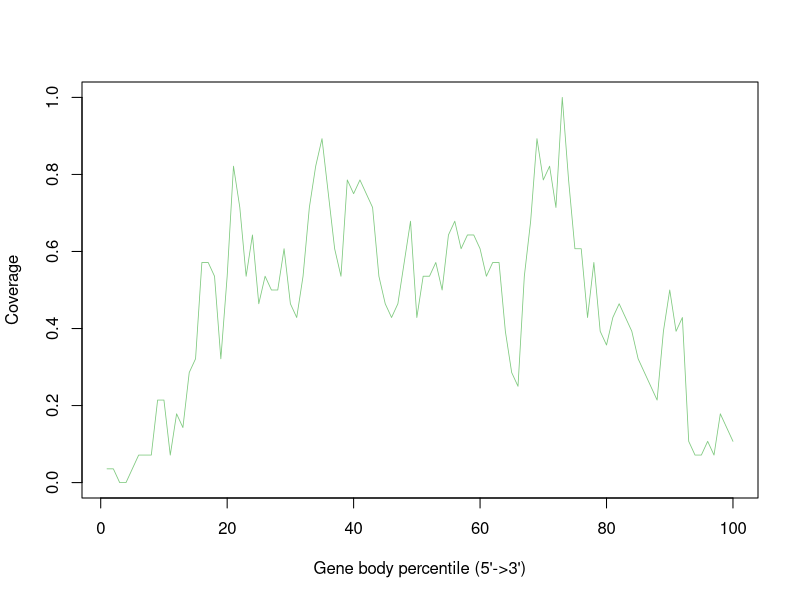

Recreate this plot in R.
GSM4486039_Aligned.sortedByCoord_sorted.out <- c(0.03571428571428571,0.03571428571428571,0.0,0.0,0.03571428571428571,0.07142857142857142,0.07142857142857142,0.07142857142857142,0.21428571428571427,0.21428571428571427,0.07142857142857142,0.17857142857142858,0.14285714285714285,0.2857142857142857,0.32142857142857145,0.5714285714285714,0.5714285714285714,0.5357142857142857,0.32142857142857145,0.5357142857142857,0.8214285714285714,0.7142857142857143,0.5357142857142857,0.6428571428571429,0.4642857142857143,0.5357142857142857,0.5,0.5,0.6071428571428571,0.4642857142857143,0.42857142857142855,0.5357142857142857,0.7142857142857143,0.8214285714285714,0.8928571428571429,0.75,0.6071428571428571,0.5357142857142857,0.7857142857142857,0.75,0.7857142857142857,0.75,0.7142857142857143,0.5357142857142857,0.4642857142857143,0.42857142857142855,0.4642857142857143,0.5714285714285714,0.6785714285714286,0.42857142857142855,0.5357142857142857,0.5357142857142857,0.5714285714285714,0.5,0.6428571428571429,0.6785714285714286,0.6071428571428571,0.6428571428571429,0.6428571428571429,0.6071428571428571,0.5357142857142857,0.5714285714285714,0.5714285714285714,0.39285714285714285,0.2857142857142857,0.25,0.5357142857142857,0.6785714285714286,0.8928571428571429,0.7857142857142857,0.8214285714285714,0.7142857142857143,1.0,0.7857142857142857,0.6071428571428571,0.6071428571428571,0.42857142857142855,0.5714285714285714,0.39285714285714285,0.35714285714285715,0.42857142857142855,0.4642857142857143,0.42857142857142855,0.39285714285714285,0.32142857142857145,0.2857142857142857,0.25,0.21428571428571427,0.39285714285714285,0.5,0.39285714285714285,0.42857142857142855,0.10714285714285714,0.07142857142857142,0.07142857142857142,0.10714285714285714,0.07142857142857142,0.17857142857142858,0.14285714285714285,0.10714285714285714)


pdf("GSM4486039.geneBodyCoverage.curves.pdf")
x=1:100
icolor = colorRampPalette(c("#7fc97f","#beaed4","#fdc086","#ffff99","#386cb0","#f0027f"))(1)
plot(x,GSM4486039_Aligned.sortedByCoord_sorted.out,type='l',xlab="Gene body percentile (5'->3')", ylab="Coverage",lwd=0.8,col=icolor[1])
dev.off()
